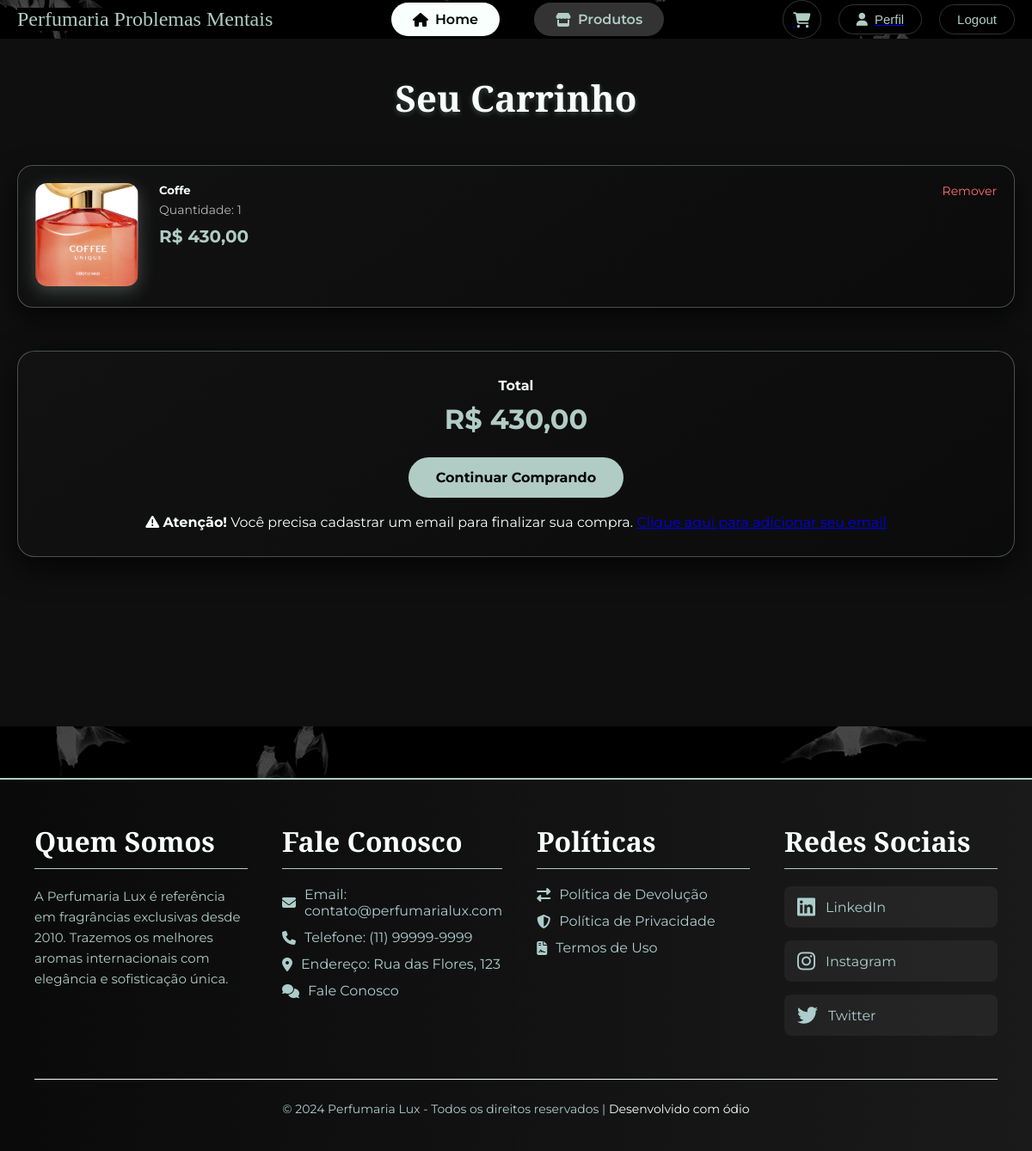
The page /cart/ (signed in) on the database its author committed.
### perfumaria/models.py (models this page shows, shortened)
class CartItem(models.Model):
    product = models.ForeignKey(Perfume, on_delete=models.CASCADE)
    quantity = models.PositiveIntegerField(default=0)
    user = models.ForeignKey(User, on_delete=models.CASCADE)
    date_added = models.DateTimeField(auto_now_add=True)

class Perfume(models.Model):
    nome = models.CharField(max_length=200)
    descricao = models.TextField(blank=True, null=True)
    preco = models.DecimalField(max_digits=10, decimal_places=2)
    categoria = models.ForeignKey(Categoria, on_delete=models.CASCADE, related_name='perfumes')
    estoque = models.SmallIntegerField(default=0)  # Adicione default=0
    imagem = models.ImageField(
        upload_to='perfumes/',
        blank=True,
        null=True,
        verbose_name="Foto do Perfume",
        help_text="Formatos suportados: JPG, PNG, GIF. Tamanho máximo: 5MB"
    )
    destaque = models.BooleanField(default=False)
    data_cadastro = models.DateTimeField(auto_now_add=True)

### perfumaria/views.py (the view)
# urls.py: path('cart/', views.view_cart, name='view_cart'),
@login_required
def view_cart(request):
    cart_items = CartItem.objects.filter(user=request.user)
    total_price = sum(item.product.preco * item.quantity for item in cart_items)
    return render(request, 'perfumaria/cart.html', {'cart_items': cart_items, 'total_price': total_price})

### perfumaria/context_processors.py (called while the page is built, shortened)
def categorias_context(request):
    Categoria = apps.get_model('perfumaria', 'Categoria')
    FooterInfo = apps.get_model('perfumaria', 'FooterInfo')
    try:
        categorias = Categoria.objects.all().order_by('ordem')
    except Exception:
        categorias = []
    try:
        footer_info = FooterInfo.objects.first()
    except Exception:
        footer_info = None
    return {
        'categorias': categorias,
        'footer_info': footer_info,
    }

def pedidos_admin_context(request):
    return {
        'total_pedidos': 0,
        'pedidos_pendentes': 0,
        'admin_stats': None
    }

def user_pedidos_context(request):
    if request.user.is_authenticated:
        Pedido = apps.get_model('perfumaria', 'Pedido')
        try:
            meus_pedidos_count = Pedido.objects.filter(cliente=request.user).count()
            meus_pedidos_pendentes = Pedido.objects.filter(cliente=request.user, status='P').count()
            return {
                'meus_pedidos_count': meus_pedidos_count,
                'meus_pedidos_pendentes': meus_pedidos_pendentes,
                'ultimos_pedidos': Pedido.objects.filter(cliente=request.user).order_by('-data_pedido')[:3]
            }
        except Exception:
            return {
                'meus_pedidos_count': 0,
                'meus_pedidos_pendentes': 0,
                'ultimos_pedidos': []
            }
    return {
        'meus_pedidos_count': 0,
        'meus_pedidos_pendentes': 0,
        'ultimos_pedidos': []
    }

### perfumaria/templates/perfumaria/cart.html (shortened to what this page needs)
{% extends 'perfumaria/base.html' %}
{% load crispy_forms_tags %}
{% block content %}
<div class="cart-container">
    <h1 class="cart-title">Seu Carrinho</h1>
    {% if cart_items %}
        <div class="cart-grid">
            {% for item in cart_items %}
            <div class="cart-item">
                {% if item.product.imagem %}
                    <a href="{% url 'perfumaria:produto_detail' pk=item.product.pk %}">
                        <img src="{{ item.product.imagem.url }}" alt="{{ item.product.nome }}">
                    </a>
                {% else %}
                    <img src="https://via.placeholder.com/120x120?text=Sem+Imagem" alt="Sem imagem">
                {% endif %}
                <div class="cart-item-info">
                    <h5>{{ item.product.nome }}</h5>
                    <div class="quantity">
                        Quantidade: {{ item.quantity }}
                    </div>
                    <div class="price">
                        R$ {{ item.product.preco|floatformat:2 }}
                    </div>
                </div>
                <div class="cart-item-actions">
                    <a href="{% url 'perfumaria:remove_from_cart' item.id %}" class="cart-remove">
                        Remover
                    </a>
                </div>
            </div>
            {% endfor %}
        </div>
        <div class="cart-total-box">
            <h4>Total</h4>
            <div class="cart-total-price">
                R$ {{ total_price|floatformat:2 }}
            </div>
            <a href="{% url 'perfumaria:produtos' %}" class="btn-cart">
                Continuar Comprando
            </a>
            {% if user.is_authenticated and not user.email %}
                <br>
                <br>
                <div class="alert alert-warning">
                <i class="fas fa-exclamation-triangle"></i>
                <strong>Atenção!</strong>
                 Você precisa cadastrar um email para finalizar sua compra.
                <a href="{% url 'perfumaria:perfil' %}" class="alert-link">
                </a>
                </div>
            {% else %}
            <form method="POST" action="{% url 'perfumaria:clear_cart' %}">
                {% csrf_token %}
                <button type="submit" class="btn-cart">Finalizar Compra</button>
            </form>
            {% endif %}
        </div>
    {% endif %}
</div>
{% endblock %}

### perfumaria/templates/perfumaria/cart.html (style rules this page uses)
:root { --accent: #b0ccc4; --accent-soft: rgba(176, 204, 196, 0.35); --bg-dark: #0f0f0f; }
.cart-container { max-width: 1200px; margin: 0 auto; padding: 40px 20px; background: var(--bg-dark); min-height: 100vh; color: #F8FFFD; }
.cart-title { font-family: 'Alegreya SC', cursive; font-size: 42px; text-align: center; margin-bottom: 50px; text-shadow: 0 2px 6px rgba(176,204,196,0.3); }
.cart-grid { display: flex; flex-direction: column; gap: 24px; }
.cart-item { display: flex; gap: 24px; background: linear-gradient(145deg, #121212, #0b0b0b); border: 1px solid var(--accent-soft); border-radius: 18px; padding: 20px; box-shadow: 0 12px 30px rgba(0,0,0,0.7); }
.cart-item img { width: 120px; height: 120px; object-fit: cover; border-radius: 14px; box-shadow: 0 6px 20px rgba(176,204,196,0.3); }
.cart-item-info { flex: 1; }
.cart-item-info h5 { margin-bottom: 6px; font-weight: 700; }
.cart-item-info .quantity { color: #b5b5b5; font-size: 14px; }
.cart-item-info .price { margin-top: 10px; font-size: 20px; font-weight: bold; color: var(--accent); }
.cart-item-actions { display: flex; flex-direction: column; justify-content: space-between; align-items: flex-end; }
.cart-remove { color: #ff6b6b; font-size: 14px; text-decoration: none; transition: opacity 0.2s; }
.cart-total-box { margin-top: 50px; background: linear-gradient(145deg, #121212, #0b0b0b); border: 1px solid var(--accent-soft); border-radius: 20px; padding: 30px; text-align: center; box-shadow: 0 12px 35px rgba(0,0,0,0.7); }
.cart-total-box h4 { margin-bottom: 10px; }
.cart-total-price { font-size: 32px; font-weight: bold; color: var(--accent); margin-bottom: 25px; }
.btn-cart { background: var(--accent); color: #000; padding: 14px 32px; border-radius: 40px; font-weight: bold; border: none; transition: all 0.3s ease; display: inline-block; text-decoration: none; }

### rows shown on the page
CartItem: product.imagem (picture), product.nome "Coffe", quantity "1", product.preco "430,00"

### other values the page prints
{{ total_price|floatformat:2 }} "430,00"
